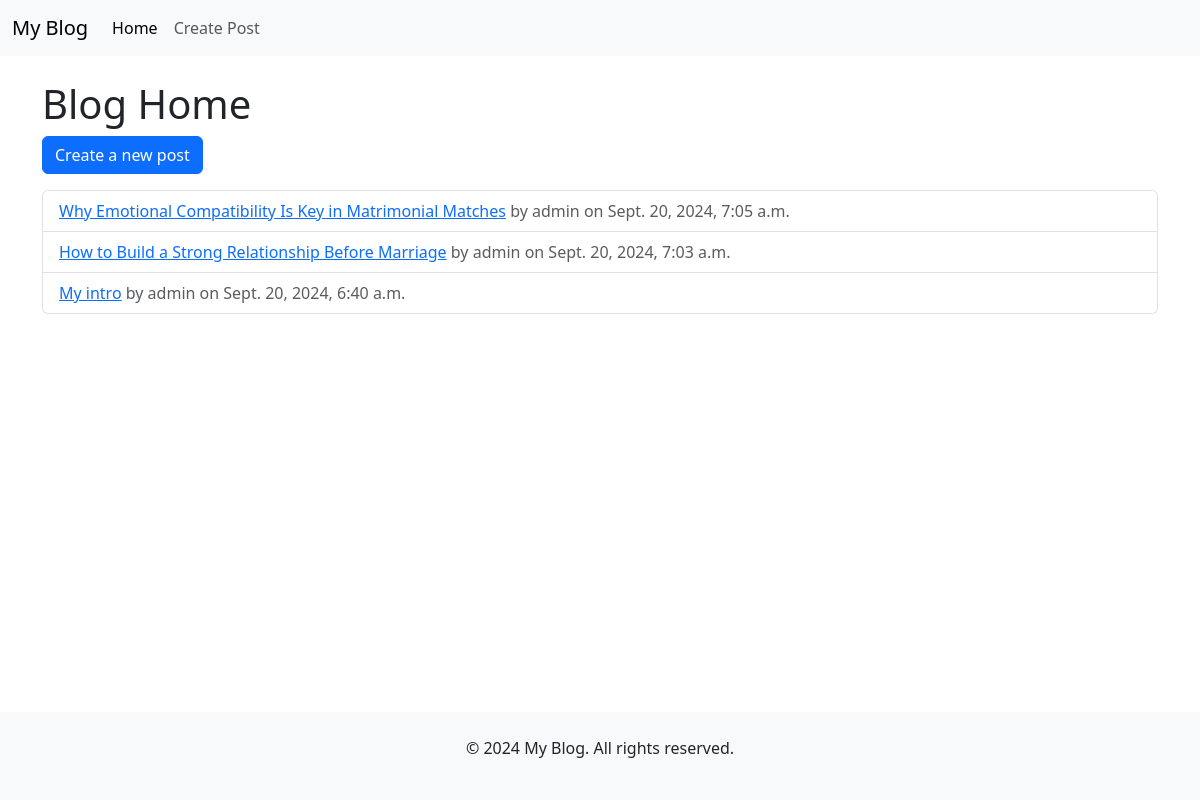
Screenshot of /blog/ with the database file from the repository.
### blog/models.py (models this page shows, shortened)
class Post(models.Model):
    title = models.CharField(max_length=200)
    author = models.ForeignKey(User, on_delete=models.CASCADE)
    body = models.TextField()
    created_at = models.DateTimeField(auto_now_add=True)
    published_date = models.DateTimeField(blank=True, null=True)

### blog/views.py (the view)
# urls.py: path("", views.blog_home, name="blog_home"),  # Home page for the blog
def blog_home(request):
    posts = Post.objects.filter(published_date__lte=timezone.now()).order_by(
        "-published_date"
    )
    return render(request, "blog/home.html", {"posts": posts})

### blog/templates/blog/home.html (shortened to what this page needs)
{% extends 'blog/base.html' %}
{% block content %}
<h1>Blog Home</h1>
<a href="{% url 'create_post' %}" class="btn btn-primary mb-3">Create a new post</a>
<ul class="list-group">
    {% for post in posts %}
        <li class="list-group-item">
            <a href="{% url 'post_detail' post.pk %}">{{ post.title }}</a>
            <span class="text-muted">by {{ post.author }} on {{ post.published_date }}</span>
        </li>
    {% empty %}
        <li class="list-group-item">No posts available.</li>
    {% endfor %}
</ul>
{% endblock %}

### blog/templates/blog/base.html (style rules this page uses)
html, body { height: 100%; margin: 0; display: flex; flex-direction: column; }

### rows the page displays
Post: title "Why Emotional Compatibility Is Key in Matrimonial Matches", author "admin", published_date "Sept. 20, 2024, 7:05 a.m."
Post: title "How to Build a Strong Relationship Before Marriage", author "admin", published_date "Sept. 20, 2024, 7:03 a.m."
Post: title "My intro", author "admin", published_date "Sept. 20, 2024, 6:40 a.m."
